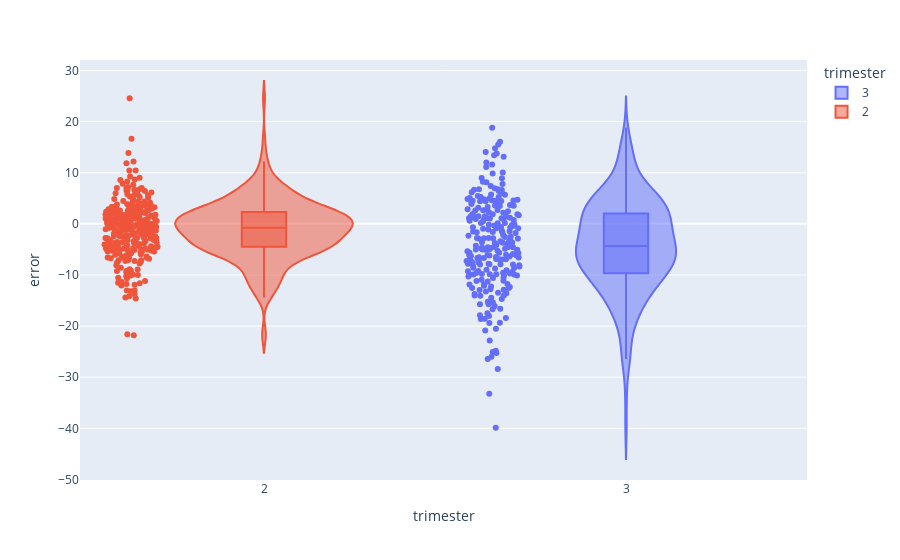

The cell this chart's notebook holds for it:
### Code cell
fig = px.violin(df_g, y="error", x='trimester', color="trimester", box=True, points="all")
fig

### Figure 1 — Plotly figure (JSON) as saved in the notebook; plotly's stock layout.template omitted (floating-point values rounded to 4 significant figures; data arrays with more than 128 entries replaced by an {"elided": "..."} marker saying what was removed)
{"data": [{"alignmentgroup": "True", "box": {"visible": true}, "hovertemplate": "trimester=%{x}<br>error=%{y}<extra></extra>", "legendgroup": "3", "marker": {"color": "#636efa"}, "name": "3", "offsetgroup": "3", "orientation": "v", "points": "all", "scalegroup": "True", "showlegend": true, "type": "violin", "x": {"elided": "248 int values"}, "x0": " ", "xaxis": "x", "y": {"elided": "248 float values"}, "y0": " ", "yaxis": "y"}, {"alignmentgroup": "True", "box": {"visible": true}, "hovertemplate": "trimester=%{x}<br>error=%{y}<extra></extra>", "legendgroup": "2", "marker": {"color": "#EF553B"}, "name": "2", "offsetgroup": "2", "orientation": "v", "points": "all", "scalegroup": "True", "showlegend": true, "type": "violin", "x": {"elided": "297 int values"}, "x0": " ", "xaxis": "x", "y": {"elided": "297 float values"}, "y0": " ", "yaxis": "y"}], "layout": {"autosize": true, "legend": {"title": {"text": "trimester"}, "tracegroupgap": 0}, "margin": {"t": 60}, "violinmode": "overlay", "xaxis": {"anchor": "y", "autorange": true, "categoryarray": [3, 2], "categoryorder": "array", "domain": [0, 1], "range": [1.494, 3.5], "title": {"text": "trimester"}, "type": "linear"}, "yaxis": {"anchor": "x", "autorange": true, "domain": [0, 1], "range": [-50.09, 32.04], "title": {"text": "error"}, "type": "linear"}}}
